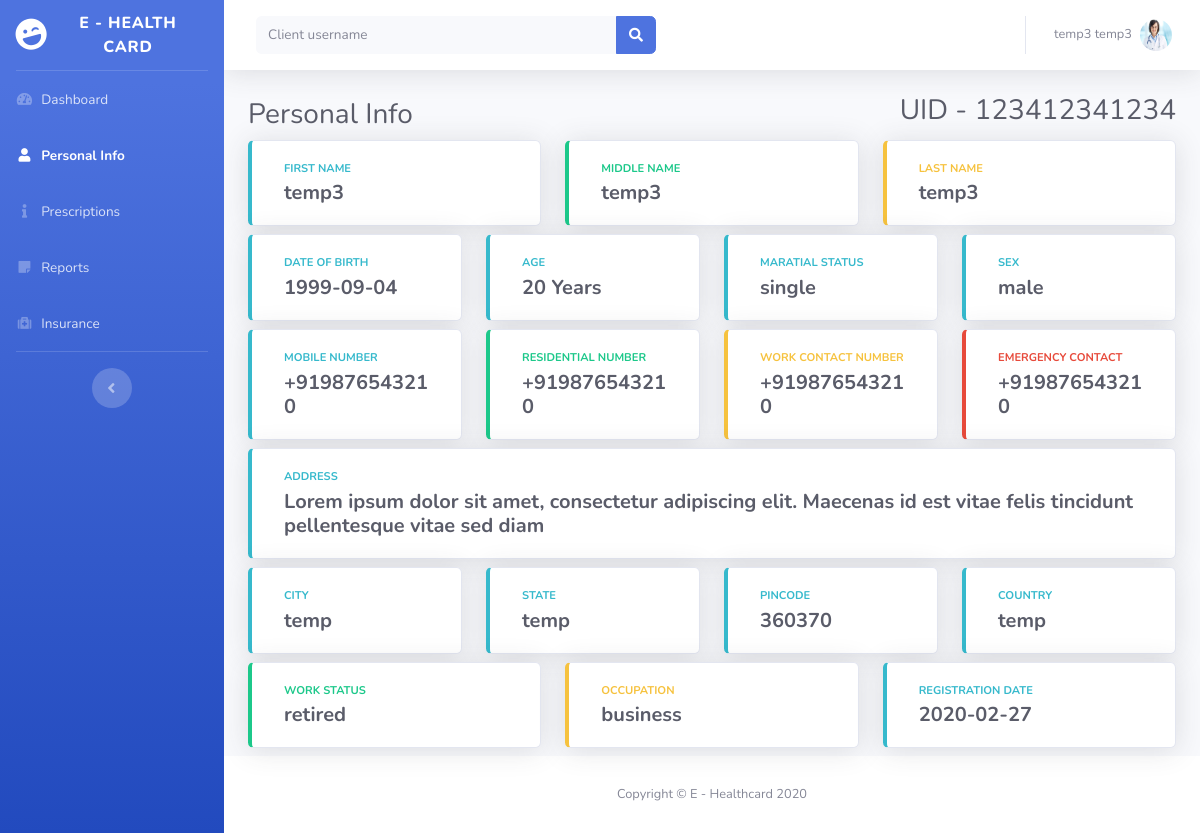
Page /doctor/personal-info.php (signed in) on the committed database.
### tables this page shows
CREATE TABLE `userinfo` (
  `fname` varchar(30) NOT NULL,
  `mname` varchar(30) NOT NULL,
  `lname` varchar(30) NOT NULL,
  `DOB` date NOT NULL,
  `mstatus` varchar(30) NOT NULL,
  `sex` varchar(10) NOT NULL,
  `bg` varchar(3) NOT NULL,
  `mnum` varchar(15) NOT NULL,
  `rnum` varchar(15) NOT NULL,
  `wnum` varchar(15) NOT NULL,
  `enum` varchar(15) NOT NULL,
  `adress` text NOT NULL,
  `city` varchar(30) NOT NULL,
  `state` varchar(30) NOT NULL,
  `country` varchar(30) NOT NULL,
  `wstatus` varchar(30) NOT NULL,
  `occupation` varchar(30) NOT NULL,
  `rdate` date NOT NULL,
  `username` varchar(10) NOT NULL,
  `pincode` varchar(6) NOT NULL,
  `UID` varchar(12) NOT NULL,
  `docname` varchar(300) NOT NULL
);

### doctor/personal-info.php (the view, shortened to what this page needs)
<!DOCTYPE html>
<html lang="en">
<head>
  <link href="vendor/fontawesome-free/css/all.min.css" rel="stylesheet" type="text/css">
  <link href="css/sb-admin-2.min.css" rel="stylesheet">
  <link href="css/mycustom.css" rel="stylesheet">
</head>
<?php require("../config/connection.php")?>
<?php require("header.php")?>
<?php
if (isset($_SESSION['cusername'])) {
    $username = $_SESSION['cusername'];
    $result = mysqli_query($conn,"SELECT * FROM `userinfo` WHERE `username` = '".$username."'");
    if ($row=mysqli_fetch_array($result)) {
        $fname = $row[0];
        $mname = $row[1];
        $lname = $row[2];
        $DOB = $row[3];
        $mstatus = $row[4];
        $sex = $row[5];
        $bg = $row[6];
        $mnum = $row[7];
        $rnum = $row[8];
        $wnum = $row[9];
        $enum = $row[10];
        $add = $row[11];
        $city = $row[12];
        $state = $row[13];
        $country = $row[14];
        $wstatus = $row[15];
        $occupation = $row[16];
        $rdate = $row[17];
        $pin = $row[19];
        $UID = $row[20];
    }else{
        ?>
        <script type="text/javascript">
            alert("ERROR 2");
            window.location.href = "../index.php";
        </script>
        <?php
        exit()  ;
    }
}else{
    $username = $_SESSION['username'];
    $result = mysqli_query($conn,"SELECT * FROM `userinfo` WHERE `username` = '".$username."'");
    if ($row=mysqli_fetch_array($result)) {
        $fname = $row[0];
        $mname = $row[1];
        $lname = $row[2];
        $DOB = $row[3];
        $mstatus = $row[4];
        $sex = $row[5];
        $mnum = $row[7];
        $rnum = $row[8];
        $wnum = $row[9];
        $enum = $row[10];
        $add = $row[11];
        $city = $row[12];
        $state = $row[13];
        $country = $row[14];
        $wstatus = $row[15];
        $occupation = $row[16];
        $rdate = $row[17];
        $pin = $row[19];
        $UID = $row[20];
    }
}
?>
<div class="container-fluid">
    <div class="d-sm-flex align-items-center justify-content-between mb-1">
        <h1 class="h3 mb-0 text-gray-800">Personal Info</h1>
        <h1 class="h3 ml-auto text-gray-800">UID - <?php echo "$UID"; ?></h1>
    </div>
    <div class="row">
        <div class="col-xl-4 col-md-4 mb-2">
            <div class="card border-left-info shadow h-100">
            <div class="card-body">
                <div class="col mr-2">
                    <div class="text-xs font-weight-bold text-info text-uppercase mb-1">First Name</div>
                    <div class="h5 mb-0 font-weight-bold text-gray-800"><?php echo "$fname"; ?></div>
                </div>
            </div>
            </div>
        </div>
        <div class="col-xl-4 col-md-4 mb-2">
            <div class="card border-left-success shadow h-100">
            <div class="card-body">
                <div class="col mr-2">
                    <div class="text-xs font-weight-bold text-success text-uppercase mb-1">Middle Name</div>
                    <div class="h5 mb-0 font-weight-bold text-gray-800"><?php echo "$mname"; ?></div>
                </div>
            </div>
            </div>
        </div>
        <div class="col-xl-4 col-md-4 mb-2">
            <div class="card border-left-warning shadow h-100">
            <div class="card-body">
                <div class="col mr-2">
                    <div class="text-xs font-weight-bold text-warning text-uppercase mb-1">Last Name</div>
                    <div class="h5 mb-0 font-weight-bold text-gray-800"><?php echo "$lname"; ?></div>
                </div>
            </div>
            </div>
        </div>
    </div>
    <div class="row">
        <div class="col-xl-3 col-md-3 mb-2">
            <div class="card border-left-info shadow h-100">
            <div class="card-body">
                <div class="col mr-2">
                    <div class="text-xs font-weight-bold text-info text-uppercase mb-1">Date Of Birth</div>
                    <div class="h5 mb-0 font-weight-bold text-gray-800"><?php echo "$DOB"; ?></div>
                </div>
            </div>
            </div>
        </div>
        <div class="col-xl-3 col-md-3 mb-2">
            <div class="card border-left-info shadow h-100">
            <div class="card-body">
                <div class="col mr-2">
                    <div class="text-xs font-weight-bold text-info text-uppercase mb-1">Age</div>
                    <div class="h5 mb-0 font-weight-bold text-gray-800"><?php echo date_diff(date_create($DOB), date_create('today'))->y; ?> Years</div>
                </div>
            </div>
            </div>
        </div>
        <div class="col-xl-3 col-md-3 mb-2">
            <div class="card border-left-info shadow h-100">
            <div class="card-body">
                <div class="col mr-2">
                    <div class="text-xs font-weight-bold text-info text-uppercase mb-1">Maratial Status</div>
                    <div class="h5 mb-0 font-weight-bold text-gray-800"><?php echo "$mstatus"; ?></div>
                </div>
            </div>
            </div>
        </div>
        <div class="col-xl-3 col-md-3 mb-2">
            <div class="card border-left-info shadow h-100">
            <div class="card-body">
                <div class="col mr-2">
                    <div class="text-xs font-weight-bold text-info text-uppercase mb-1">Sex</div>
                    <div class="h5 mb-0 font-weight-bold text-gray-800"><?php echo "$sex"; ?></div>
                </div>
            </div>
            </div>
        </div>
    </div>
    <div class="row">
        <div class="col-xl-3 col-md-3 mb-2">
            <div class="card border-left-info shadow h-100">
            <div class="card-body">
                <div class="col mr-2">
                    <div class="text-xs font-weight-bold text-info text-uppercase mb-1">Mobile Number</div>
                    <div class="h5 mb-0 font-weight-bold text-gray-800"><?php echo "$mnum"; ?></div>
                </div>
            </div>
            </div>
        </div>
        <div class="col-xl-3 col-md-3 mb-2">
            <div class="card border-left-success shadow h-100">
            <div class="card-body">
                <div class="col mr-2">
                    <div class="text-xs font-weight-bold text-success text-uppercase mb-1">Residential Number</div>
                    <div class="h5 mb-0 font-weight-bold text-gray-800"><?php echo "$rnum"; ?></div>
                </div>
            </div>
            </div>
        </div>
        <div class="col-xl-3 col-md-3 mb-2">
            <div class="card border-left-warning shadow h-100">
            <div class="card-body">
                <div class="col mr-2">
                    <div class="text-xs font-weight-bold text-warning text-uppercase mb-1">Work Contact Number</div>
                    <div class="h5 mb-0 font-weight-bold text-gray-800"><?php echo "$wnum"; ?></div>
                </div>
            </div>
            </div>
        </div>
        <div class="col-xl-3 col-md-3 mb-2">
            <div class="card border-left-danger shadow h-100">
            <div class="card-body">
                <div class="col mr-2">
                    <div class="text-xs font-weight-bold text-danger text-uppercase mb-1">Emergency Contact</div>
                    <div class="h5 mb-0 font-weight-bold text-gray-800"><?php echo "$enum"; ?></div>
                </div>
            </div>
            </div>
        </div>
    </div>
    <div class="row">
        <div class="col-12 mb-2">
            <div class="card border-left-info shadow h-100">
            <div class="card-body">
                <div class="col mr-2">
                    <div class="text-xs font-weight-bold text-info text-uppercase mb-1">Address</div>
                    <div class="h5 mb-0 font-weight-bold text-gray-800"><?php echo "$add"; ?></div>
                </div>
            </div>
            </div>
        </div>
    </div>
    <div class="row">
        <div class="col-xl-3 col-md-3 mb-2">
            <div class="card border-left-info shadow h-100">
            <div class="card-body">
                <div class="col mr-2">
                    <div class="text-xs font-weight-bold text-info text-uppercase mb-1">City</div>
                    <div class="h5 mb-0 font-weight-bold text-gray-800"><?php echo "$city"; ?></div>
                </div>
            </div>
            </div>
        </div>
        <div class="col-xl-3 col-md-3 mb-2">
            <div class="card border-left-info shadow h-100">
            <div class="card-body">
                <div class="col mr-2">
                    <div class="text-xs font-weight-bold text-info text-uppercase mb-1">State</div>
                    <div class="h5 mb-0 font-weight-bold text-gray-800"><?php echo "$state"; ?></div>
                </div>
            </div>
            </div>
        </div>
        <div class="col-xl-3 col-md-3 mb-2">
            <div class="card border-left-info shadow h-100">
            <div class="card-body">
                <div class="col mr-2">
                    <div class="text-xs font-weight-bold text-info text-uppercase mb-1">Pincode</div>
                    <div class="h5 mb-0 font-weight-bold text-gray-800"><?php echo "$pin"; ?></div>
                </div>
            </div>
            </div>
        </div>
        <div class="col-xl-3 col-md-3 mb-2">
            <div class="card border-left-info shadow h-100">
            <div class="card-body">
                <div class="col mr-2">
                    <div class="text-xs font-weight-bold text-info text-uppercase mb-1">Country</div>
                    <div class="h5 mb-0 font-weight-bold text-gray-800"><?php echo "$country"; ?></div>
                </div>
            </div>
            </div>
        </div>
    </div>
    <div class="row">
        <div class="col-xl-4 col-md-4 mb-2">
            <div class="card border-left-success shadow h-100">
                <div class="card-body">
                <div class="col mr-2">
                    <div class="text-xs font-weight-bold text-success text-uppercase mb-1">Work Status</div>
                    <div class="h5 mb-0 font-weight-bold text-gray-800"><?php echo "$wstatus"; ?></div>
                </div>
            </div>
            </div>
        </div>
        <div class="col-xl-4 col-md-4 mb-2">
            <div class="card border-left-warning shadow h-100">
                <div class="card-body">
                    <div class="col mr-2">
                        <div class="text-xs font-weight-bold text-warning text-uppercase mb-1">Occupation</div>
                        <div class="h5 mb-0 font-weight-bold text-gray-800"><?php echo "$occupation"; ?></div>
                    </div>
                </div>
            </div>
        </div>
        <div class="col-xl-4 col-md-4 mb-2">
            <div class="card border-left-info shadow h-100">
            <div class="card-body">
                <div class="col mr-2">
                    <div class="text-xs font-weight-bold text-info text-uppercase mb-1">Registration Date</div>
                    <div class="h5 mb-0 font-weight-bold text-gray-800"><?php echo "$rdate"; ?></div>
                </div>
            </div>
            </div>
        </div>
    </div>
</div>
<?php require("footer.php")?>

### doctor/header.php (shortened to what this page needs)
    <?php
$username = $_SESSION['username'];
$result = mysqli_query($conn,"SELECT `fname`,`lname` FROM `userinfo` WHERE `username` = '".$username."'");
if ($row=mysqli_fetch_array($result)) {
  $fname = $row[0];
  $lname = $row[1];
}
?>
<body id="page-top">
  <div id="wrapper">
    <ul class="navbar-nav bg-gradient-primary sidebar sidebar-dark accordion" id="accordionSidebar">
      <a class="sidebar-brand d-flex align-items-center justify-content-center" href="#">
        <div class="sidebar-brand-icon rotate-n-15">
          <i class="fas fa-laugh-wink"></i>
        </div>
        <div class="sidebar-brand-text mx-3">e - Health card</div>
      </a>
      <hr class="sidebar-divider my-0">
      <li class="nav-item active">
        <a class="nav-link" href="index.php">
          <i class="fas fa-fw fa-tachometer-alt"></i>
          <span>Dashboard</span></a>
      </li>
      <li class="nav-item">
        <a class="nav-link" href="personal-info.php">
          <i class="fas fa-fw fa-user"></i>
          <span>Personal Info</span></a>
      </li>
      <li class="nav-item">
        <a class="nav-link" href="prescription.php">
          <i class="fas fa-fw fa-info"></i>
          <span>Prescriptions</span>
        </a>
      </li>
      <li class="nav-item">
        <a class="nav-link" href="reports.php">
          <i class="fas fa-fw fa-sticky-note "></i>
          <span>Reports</span></a>
      </li>
      <li class="nav-item">
        <a class="nav-link" href="insurance.php">
          <i class="fas fa-fw fa-medkit"></i>
          <span>Insurance</span></a>
      </li>
      <hr class="sidebar-divider">
      <div class="text-center d-none d-md-inline">
        <button class="rounded-circle border-0" id="sidebarToggle"></button>
      </div>
    </ul>
    <div id="content-wrapper" class="d-flex flex-column">
      <div id="content">
        <nav class="navbar navbar-expand navbar-light bg-white topbar mb-4 static-top shadow">
          <form action="validateclientid.php" method="POST" class="d-none d-sm-inline-block form-inline mr-auto ml-md-3 my-2 my-md-0 mw-100 navbar-search">
            <div class="input-group">
              <input name="cusername" type="text" class="form-control bg-light border-0 small" placeholder="Client username" aria-label="Search" value="<?php if(isset($cusername)) echo $cusername; ?>" aria-describedby="basic-addon2">
              <div class="input-group-append">
                <button class="btn btn-primary" type="submit">
                  <i class="fas fa-search fa-sm"></i>
                </button>
              </div>
            </div>
          </form>
          <ul class="navbar-nav ml-auto">
            <li class="nav-item dropdown no-arrow">
              <a class="nav-link dropdown-toggle" href="#" id="userDropdown" role="button" data-toggle="dropdown" aria-haspopup="true" aria-expanded="false">
                <span class="mr-2 d-none d-lg-inline text-gray-600 small"><?php echo "$fname $lname"; ?></span>
                <img class="img-profile rounded-circle" src="../user_pp/<?php echo $username.'.jpg' ?>">
              </a>
            </li>
          </ul>
        </nav>

### doctor/footer.php (shortened to what this page needs)
      <footer class="sticky-footer bg-white">
        <div class="container my-auto">
          <div class="copyright text-center my-auto">
            <span>Copyright &copy; E - Healthcard 2020</span>
          </div>
        </div>
      </footer>
    </div>
  </div>
</body>
</html>

### rows in the picture
userinfo: fname "temp3", lname "temp3", UID "123412341234", mname "temp3", DOB "1999-09-04", DOB "20", mstatus "single", sex "male", mnum "+919876543210", rnum "+919876543210", wnum "+919876543210", enum "+919876543210", adress "Lorem ipsum dolor sit amet, consectetur adipiscing elit. Maecenas id est vitae felis tincidunt pellentesque vitae sed diam", city "temp", state "temp", pincode "360370", country "temp", wstatus "retired", occupation "business", rdate "2020-02-27"
